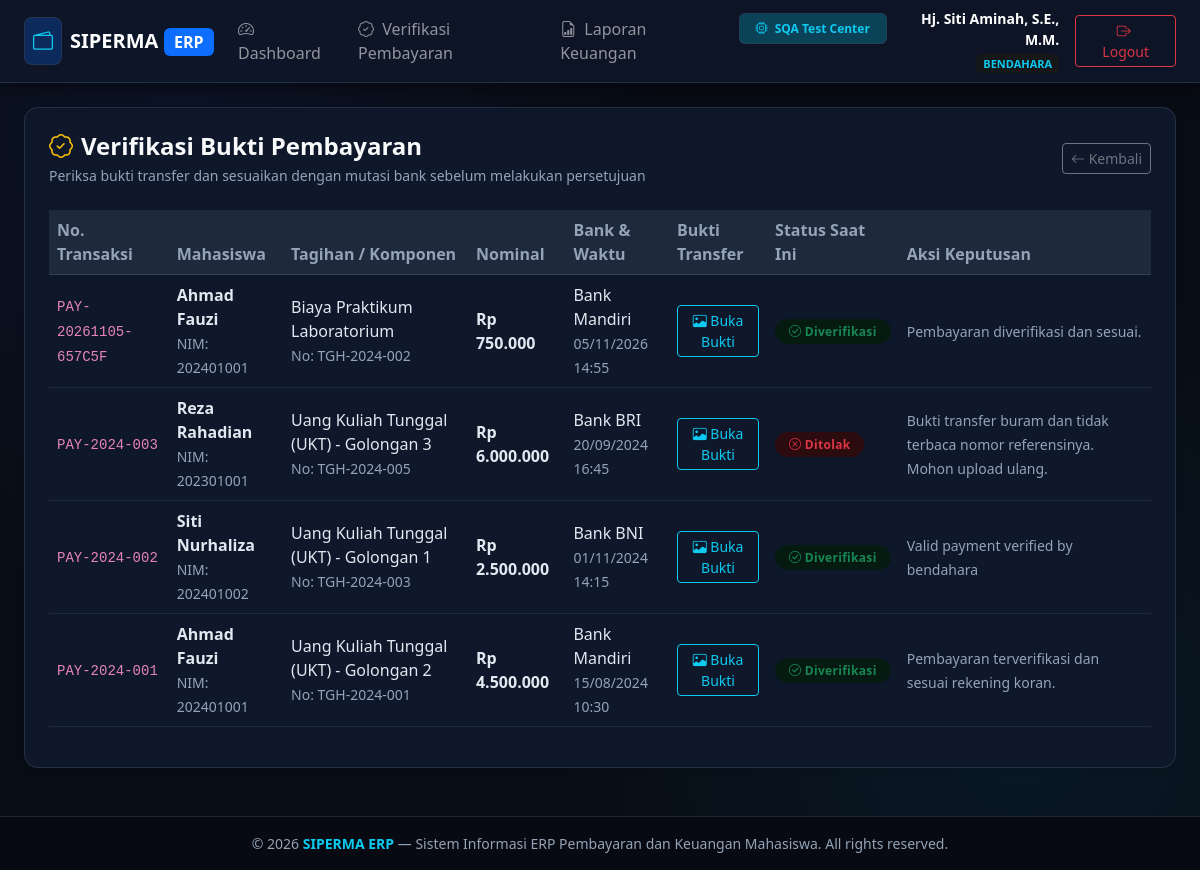
Page /bendahara/verifikasi (signed in) on the earlier database version.
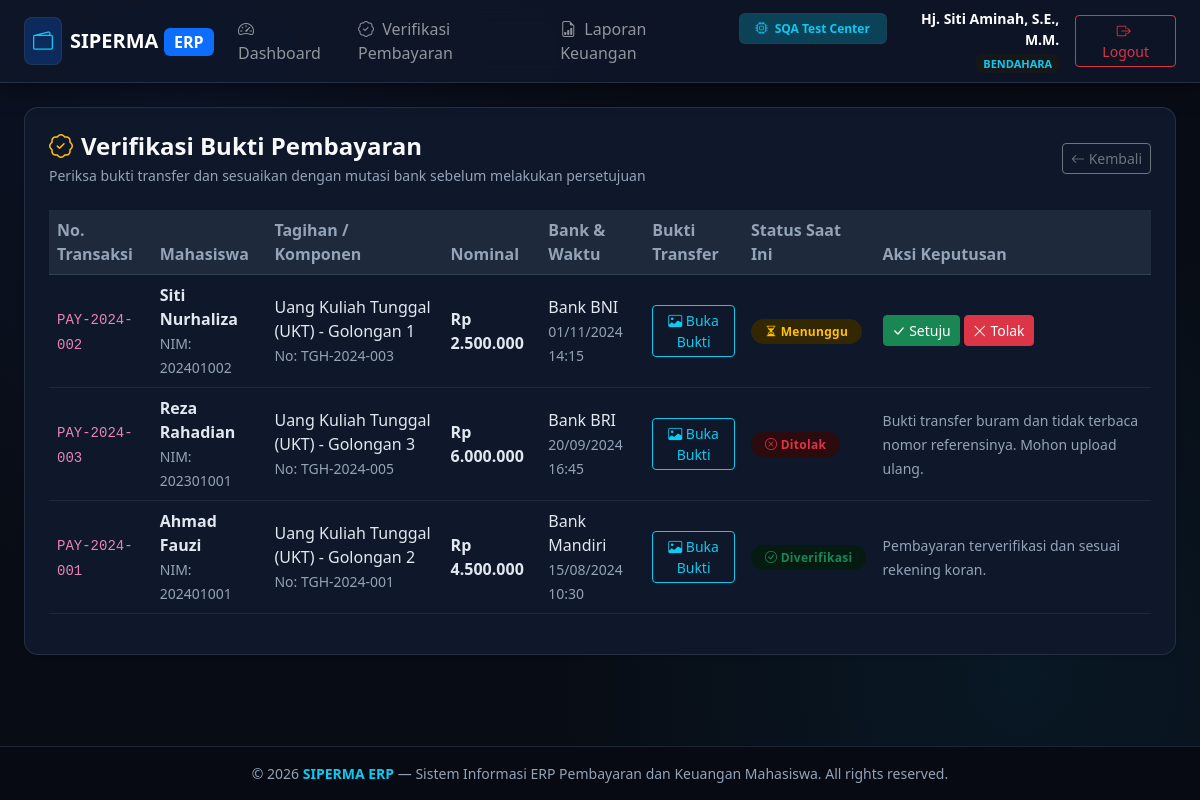
Same page on the later database version.
### tables this page shows
CREATE TABLE pembayaran (
    id INTEGER PRIMARY KEY AUTOINCREMENT,
    nomor_transaksi VARCHAR(50) UNIQUE NOT NULL,
    tagihan_id INTEGER NOT NULL,
    mahasiswa_id INTEGER NOT NULL,
    nominal_bayar DECIMAL(12,2) NOT NULL,
    metode_pembayaran VARCHAR(50) NOT NULL,
    bank_tujuan VARCHAR(50),
    bukti_transfer VARCHAR(255) NOT NULL,
    tanggal_bayar DATETIME NOT NULL,
    status VARCHAR(20) DEFAULT 'menunggu_verifikasi' CHECK(status IN ('menunggu_verifikasi', 'diverifikasi', 'ditolak')),
    diverifikasi_oleh INTEGER NULL,
    tanggal_verifikasi DATETIME NULL,
    catatan TEXT NULL,
    created_at DATETIME DEFAULT CURRENT_TIMESTAMP,
    FOREIGN KEY (tagihan_id) REFERENCES tagihan(id) ON DELETE CASCADE,
    FOREIGN KEY (mahasiswa_id) REFERENCES mahasiswa(id) ON DELETE CASCADE,
    FOREIGN KEY (diverifikasi_oleh) REFERENCES users(id) ON DELETE SET NULL
);

CREATE TABLE mahasiswa (
    id INTEGER PRIMARY KEY AUTOINCREMENT,
    user_id INTEGER NULL,
    nim VARCHAR(20) UNIQUE NOT NULL,
    nama VARCHAR(100) NOT NULL,
    prodi VARCHAR(100) NOT NULL,
    angkatan VARCHAR(10) NOT NULL,
    email VARCHAR(100),
    telepon VARCHAR(20),
    status VARCHAR(20) DEFAULT 'aktif' CHECK(status IN ('aktif', 'cuti', 'lulus', 'drop_out')),
    created_at DATETIME DEFAULT CURRENT_TIMESTAMP,
    FOREIGN KEY (user_id) REFERENCES users(id) ON DELETE SET NULL
);

CREATE TABLE jenis_biaya (
    id INTEGER PRIMARY KEY AUTOINCREMENT,
    kode VARCHAR(20) UNIQUE NOT NULL,
    nama VARCHAR(100) NOT NULL,
    nominal_default DECIMAL(12,2) NOT NULL,
    keterangan TEXT,
    status VARCHAR(20) DEFAULT 'aktif' CHECK(status IN ('aktif', 'nonaktif')),
    created_at DATETIME DEFAULT CURRENT_TIMESTAMP
);

CREATE TABLE tagihan (
    id INTEGER PRIMARY KEY AUTOINCREMENT,
    nomor_tagihan VARCHAR(50) UNIQUE NOT NULL,
    mahasiswa_id INTEGER NOT NULL,
    jenis_biaya_id INTEGER NOT NULL,
    semester VARCHAR(20) NOT NULL,
    nominal DECIMAL(12,2) NOT NULL,
    tanggal_terbit DATE NOT NULL,
    tanggal_jatuh_tempo DATE NOT NULL,
    status VARCHAR(20) DEFAULT 'belum_bayar' CHECK(status IN ('belum_bayar', 'menunggu_verifikasi', 'lunas', 'ditolak', 'dibatalkan')),
    created_at DATETIME DEFAULT CURRENT_TIMESTAMP,
    FOREIGN KEY (mahasiswa_id) REFERENCES mahasiswa(id) ON DELETE CASCADE,
    FOREIGN KEY (jenis_biaya_id) REFERENCES jenis_biaya(id) ON DELETE RESTRICT
);

### src/Views/bendahara/verifikasi.php (the view, shortened to what this page needs)
<?php $pageTitle = 'Verifikasi Pembayaran'; require_once __DIR__ . '/../layouts/header.php'; ?>
<div class="card card-custom bg-white p-3 p-md-4 shadow-sm mb-4">
    <div class="page-header-responsive mb-4">
        <div>
            <h4 class="fw-bold text-light mb-1"><i class="bi bi-patch-check me-2 text-warning"></i>Verifikasi Bukti Pembayaran</h4>
            <p class="text-muted small mb-0">Periksa bukti transfer dan sesuaikan dengan mutasi bank sebelum melakukan persetujuan</p>
        </div>
        <div class="page-actions-responsive">
            <a href="/bendahara/dashboard" class="btn btn-outline-secondary btn-sm"><i class="bi bi-arrow-left"></i> Kembali</a>
        </div>
    </div>
    <div class="table-responsive">
        <table class="table table-hover table-custom align-middle">
            <thead>
                <tr>
                    <th>No. Transaksi</th>
                    <th>Mahasiswa</th>
                    <th>Tagihan / Komponen</th>
                    <th>Nominal</th>
                    <th>Bank & Waktu</th>
                    <th>Bukti Transfer</th>
                    <th>Status Saat Ini</th>
                    <th>Aksi Keputusan</th>
                </tr>
            </thead>
            <tbody>
                <?php if (empty($pembayaranList)): ?>
                <tr><td colspan="8" class="text-center text-muted py-4">Tidak ada data pembayaran yang ditemukan</td></tr>
                <?php else: foreach ($pembayaranList as $p): ?>
                <tr>
                    <td><code><?= htmlspecialchars($p['nomor_transaksi']) ?></code></td>
                    <td>
                        <strong><?= htmlspecialchars($p['nama_mahasiswa']) ?></strong><br>
                        <small class="text-muted">NIM: <?= htmlspecialchars($p['nim']) ?></small>
                    </td>
                    <td>
                        <?= htmlspecialchars($p['nama_biaya']) ?><br>
                        <small class="text-muted">No: <?= htmlspecialchars($p['nomor_tagihan']) ?></small>
                    </td>
                    <td class="fw-bold text-primary">Rp <?= number_format($p['nominal_bayar'], 0, ',', '.') ?></td>
                    <td>
                        <?= htmlspecialchars($p['bank_tujuan']) ?><br>
                        <small class="text-muted"><?= date('d/m/Y H:i', strtotime($p['tanggal_bayar'])) ?></small>
                    </td>
                    <td>
                        <button type="button" class="btn btn-sm btn-outline-info" data-bs-toggle="modal" data-bs-target="#modalBukti<?= $p['id'] ?>">
                            <i class="bi bi-image"></i> Buka Bukti
                        </button>
                    </td>
                    <td>
                        <?php if ($p['status'] === 'diverifikasi'): ?>
                            <span class="badge bg-success-subtle text-success badge-status"><i class="bi bi-check-circle"></i> Diverifikasi</span>
                        <?php elseif ($p['status'] === 'menunggu_verifikasi'): ?>
                            <span class="badge bg-warning-subtle text-warning badge-status"><i class="bi bi-hourglass-split"></i> Menunggu</span>
                        <?php elseif ($p['status'] === 'ditolak'): ?>
                            <span class="badge bg-danger-subtle text-danger badge-status"><i class="bi bi-x-circle"></i> Ditolak</span>
                        <?php endif; ?>
                    </td>
                    <td>
                        <?php if ($p['status'] === 'menunggu_verifikasi'): ?>
                        <div class="d-flex gap-1">
                            <form action="/bendahara/verifikasi" method="POST" onsubmit="return confirm('Apakah Anda yakin ingin memverifikasi dan menyetujui pembayaran ini?')">
                                <button type="submit" class="btn btn-sm btn-success" title="Setujui Pembayaran"><i class="bi bi-check-lg"></i> Setuju</button>
                            </form>
                            <button type="button" class="btn btn-sm btn-danger" data-bs-toggle="modal" data-bs-target="#modalReject<?= $p['id'] ?>" title="Tolak Pembayaran">
                                <i class="bi bi-x-lg"></i> Tolak
                            </button>
                        </div>
                        <?php else: ?>
                            <small class="text-muted"><?= htmlspecialchars($p['catatan'] ?? 'Sudah diproses') ?></small>
                        <?php endif; ?>
                    </td>
                </tr>
                <?php endforeach; endif; ?>
            </tbody>
        </table>
    </div>
</div>
<?php require_once __DIR__ . '/../layouts/footer.php'; ?>

### public/index.php (shortened to what this page needs)
<?php
$uri = parse_url($_SERVER['REQUEST_URI'] ?? '/', PHP_URL_PATH);
$db = Database::getConnection();
if (str_starts_with($uri, '/bendahara')) {
    if ($uri === '/bendahara/verifikasi') {
        $stmtAll = $db->query(
            'SELECT p.*, t.nomor_tagihan, jb.nama as nama_biaya, m.nama as nama_mahasiswa, m.nim
             FROM pembayaran p
             JOIN tagihan t ON p.tagihan_id = t.id
             JOIN jenis_biaya jb ON t.jenis_biaya_id = jb.id
             JOIN mahasiswa m ON p.mahasiswa_id = m.id
             ORDER BY CASE WHEN p.status = "menunggu_verifikasi" THEN 1 ELSE 2 END, p.id DESC'
        );
        $pembayaranList = $stmtAll->fetchAll();
        require __DIR__ . '/../src/Views/bendahara/verifikasi.php';
        exit;
    }
}

### src/Views/layouts/header.php (shortened to what this page needs)
<?php
$currentUser = $_SESSION['user'] ?? null;
$role = $currentUser['role'] ?? 'guest';
?>
<!DOCTYPE html>
<html lang="id" data-bs-theme="dark">
<head>
    <link href="https://cdn.jsdelivr.net/npm/bootstrap@5.3.3/dist/css/bootstrap.min.css" rel="stylesheet">
    <link rel="stylesheet" href="https://cdn.jsdelivr.net/npm/bootstrap-icons@1.11.3/font/bootstrap-icons.min.css">
</head>
<body>
<?php if ($currentUser): ?>
<nav class="navbar navbar-expand-lg navbar-dark navbar-custom sticky-top">
    <div class="container-fluid px-3 px-md-4">
        <a class="navbar-brand fw-bold d-flex align-items-center gap-2" href="/dashboard">
            <span class="d-inline-flex p-1 p-sm-2 rounded-3 bg-primary bg-opacity-25 text-info border border-info border-opacity-25">
                <i class="bi bi-wallet2 fs-5"></i>
            </span>
            <span class="fs-5 tracking-wide">SIPERMA <span class="badge bg-primary text-white fs-6">ERP</span></span>
        </a>
        <div class="collapse navbar-collapse" id="navMenu">
            <ul class="navbar-nav me-auto mb-2 mb-lg-0">
                <li class="nav-item">
                    <a class="nav-link" href="/dashboard"><i class="bi bi-speedometer2 me-1"></i> Dashboard</a>
                </li>
                <?php if ($role === 'bendahara'): ?>
                <li class="nav-item"><a class="nav-link" href="/bendahara/verifikasi"><i class="bi bi-patch-check me-1"></i> Verifikasi Pembayaran</a></li>
                <li class="nav-item"><a class="nav-link" href="/bendahara/laporan"><i class="bi bi-file-earmark-bar-graph me-1"></i> Laporan Keuangan</a></li>
                <?php endif; ?>
                <li class="nav-item ms-lg-2">
                    <a class="nav-link badge bg-info bg-opacity-25 text-info border border-info border-opacity-50 mt-1 px-3 py-2" href="/testing">
                        <i class="bi bi-cpu me-1"></i> <strong>SQA Test Center</strong>
                    </a>
                </li>
            </ul>
            <div class="d-flex align-items-center gap-3">
                <div class="text-end d-none d-md-block">
                    <div class="fw-semibold text-white small"><?= htmlspecialchars($currentUser['name'] ?? 'User') ?></div>
                    <span class="badge bg-secondary-subtle text-info text-uppercase" style="font-size: 11px;"><?= htmlspecialchars($currentUser['role'] ?? '') ?></span>
                </div>
                <a href="/logout" class="btn btn-outline-danger btn-sm px-3"><i class="bi bi-box-arrow-right me-1"></i> Logout</a>
            </div>
        </div>
    </div>
</nav>
<?php endif; ?>
<main class="py-3 py-md-4 flex-grow-1">
    <div class="container-fluid px-3 px-md-4">

### src/Views/layouts/footer.php (shortened to what this page needs)
    </div>
</main>
<footer class="border-top py-3 mt-auto" style="background-color: #070a12; border-color: rgba(51, 65, 85, 0.5) !important;">
    <div class="container-fluid px-4 text-center text-muted small">
        &copy; <?= date('Y') ?> <strong class="text-info">SIPERMA ERP</strong> — Sistem Informasi ERP Pembayaran dan Keuangan Mahasiswa. All rights reserved.
    </div>
</footer>
</body>
</html>

### src/Views/layouts/header.php (style rules this page uses)
:root { --bg-dark: #07090e; --bg-surface: #0f172a; --bg-card: #131b2e; --border-color: #1e293b; --primary-accent: #3b82f6; --text-primary: #f8fafc; --text-muted: #94a3b8; }
*, *::before, *::after { box-sizing: border-box; }
html, body { overflow-x: hidden; max-width: 100vw; width: 100%; }
body { font-family: 'Segoe UI', system-ui, -apple-system, sans-serif; background: #080c14; background-image: radial-gradient(circle at 15% 15%, rgba(30, 58, 138, 0.15) 0%, transparent 40%), radial-gradient(circle at 85% 85%, rgba(14, 165, 233, 0.08) 0%, transparent 40%); background-attachment: fixed; color: #f1f5f9; min-height: 100vh; display: flex; flex-direction: column; }
.navbar-custom { background: rgba(15, 23, 42, 0.85); backdrop-filter: blur(12px); border-bottom: 1px solid rgba(51, 65, 85, 0.6); box-shadow: 0 4px 20px rgba(0,0,0,0.5); }
.card-custom { background-color: #0f172a; border: 1px solid rgba(51, 65, 85, 0.6); border-radius: 14px; box-shadow: 0 8px 30px rgba(0,0,0,0.4); color: #f1f5f9; transition: all 0.25s ease; }
.table-custom { color: #f1f5f9 !important; }
.table-custom th { background-color: #1e293b !important; color: #94a3b8 !important; border-color: #334155 !important; font-weight: 600; }
.table-custom td { background-color: transparent !important; border-color: #1e293b !important; color: #e2e8f0 !important; }
.badge-status { padding: 6px 14px; border-radius: 20px; font-weight: 600; font-size: 12px; letter-spacing: 0.3px; }
.border-top, .border-bottom, .border { border-color: rgba(51, 65, 85, 0.6) !important; }
.bg-white { background-color: #0f172a !important; color: #f8fafc !important; }
.text-muted { color: #94a3b8 !important; }
.page-header-responsive { display: flex; flex-direction: column; gap: 12px; margin-bottom: 1.5rem; }
@media (min-width: 768px) { .page-header-responsive { flex-direction: row; justify-content: space-between; align-items: center; gap: 1rem; } }
.page-actions-responsive { display: flex; flex-wrap: wrap; gap: 8px; width: 100%; }
@media (min-width: 768px) { .page-actions-responsive { width: auto; } }
.page-actions-responsive .btn { flex: 1 1 auto; text-align: center; white-space: nowrap; }
@media (min-width: 768px) { .page-actions-responsive .btn { flex: 0 0 auto; } }

Differences in the rows shown:
removed pembayaran: nomor_transaksi "PAY-20261105-657C5F", mahasiswa.nama "Ahmad Fauzi", mahasiswa.nim "202401001", jenis_biaya.nama "Biaya Praktikum Laboratorium", tagihan.nomor_tagihan "TGH-2024-002", nominal_bayar "750.000", bank_tujuan "Bank Mandiri", tanggal_bayar "05/11/2026 14:55", status "diverifikasi" (drawn), catatan "Pembayaran diverifikasi dan sesuai."
changed pembayaran "Bank BNI": catatan "Valid payment verified by bendahara" → (not shown); status "Diverifikasi" → "Menunggu Setuju Tolak"; moves up the list
